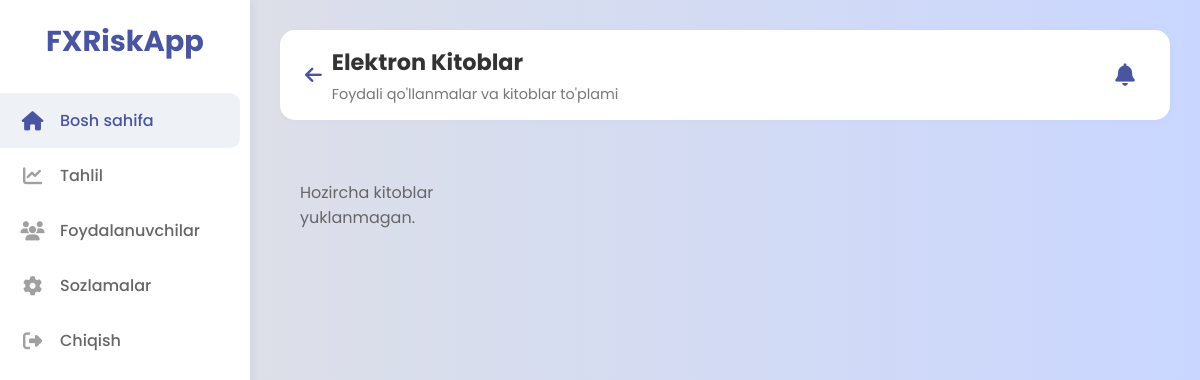
/books/ (signed in), run on an earlier commit of the app's database.
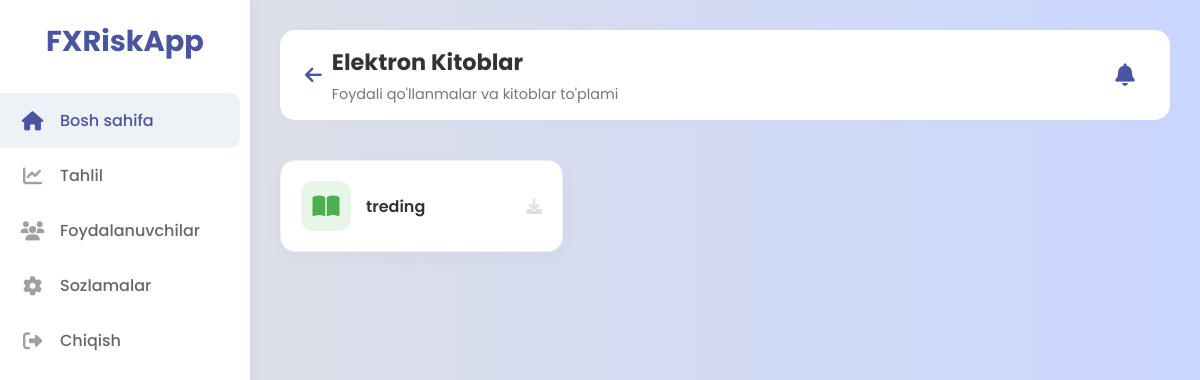
And on a later commit of the database.
### frxapp/models.py (models this page shows, shortened)
class Resource(models.Model):
    title = models.CharField(max_length=200, verbose_name="Resurs nomi")
    file = models.FileField(upload_to='resources/files/', verbose_name="Fayl (PDF/EPUB)")
    type = models.CharField(max_length=50, choices=[('book', 'Kitob'), ('guide', 'Qo\'llanma')], default='book',
                            verbose_name="Turi")
    class Meta:
        verbose_name = "O'quv resursi"
        verbose_name_plural = "3. Kitoblar va Resurslar"

### frxapp/views.py (the view)
# urls.py: path('books/', views.books_view, name='books'),
@login_required(login_url='login_register')
def books_view(request):
    books = Resource.objects.filter(type='book')
    context = {
        'books': books
    }
    return render(request, 'books.html', context)

### templates/books.html (shortened to what this page needs)
{% extends 'base.html' %}
{% block content %}
    <main class="main-content">
            <header class="top-bar">
                <div class="welcome-text" style="display: flex; align-items: center; gap: 10px;">
                    <a href="{% url 'dashboard' %}" style="font-size: 1.2rem; color: #4a55a2;"><i class="fas fa-arrow-left"></i></a>
                    <div>
                        <h2>Elektron Kitoblar</h2>
                        <p>Foydali qo'llanmalar va kitoblar to'plami</p>
                    </div>
                </div>
                <div class="user-info">
                    <div class="notification-box">
                        <i class="fas fa-bell"></i>
                    </div>
                </div>
            </header>
            <section class="modules-section">
                <div class="modules-grid">
                    {% for book in books %}
                    <a href="{{ book.file.url }}" target="_blank" class="module-card green">
                        <div class="icon-box">
                            <i class="fas fa-book-open"></i>
                        </div>
                        <div class="card-info">
                            <h4>{{ book.title }}</h4>
                        </div>
                        <div class="arrow-icon">
                            <i class="fas fa-download"></i> </div>
                    </a>
                    {% empty %}
                    <p style="color: #666; padding: 20px;">Hozircha kitoblar yuklanmagan.</p>
                    {% endfor %}
                </div>
            </section>
        </main>
{% endblock content %}

What changed in the data, as far as the page shows it:
added Resource: title "treding"
Also different on the page:
text no longer shown: "Hozircha kitoblar yuklanmagan."
